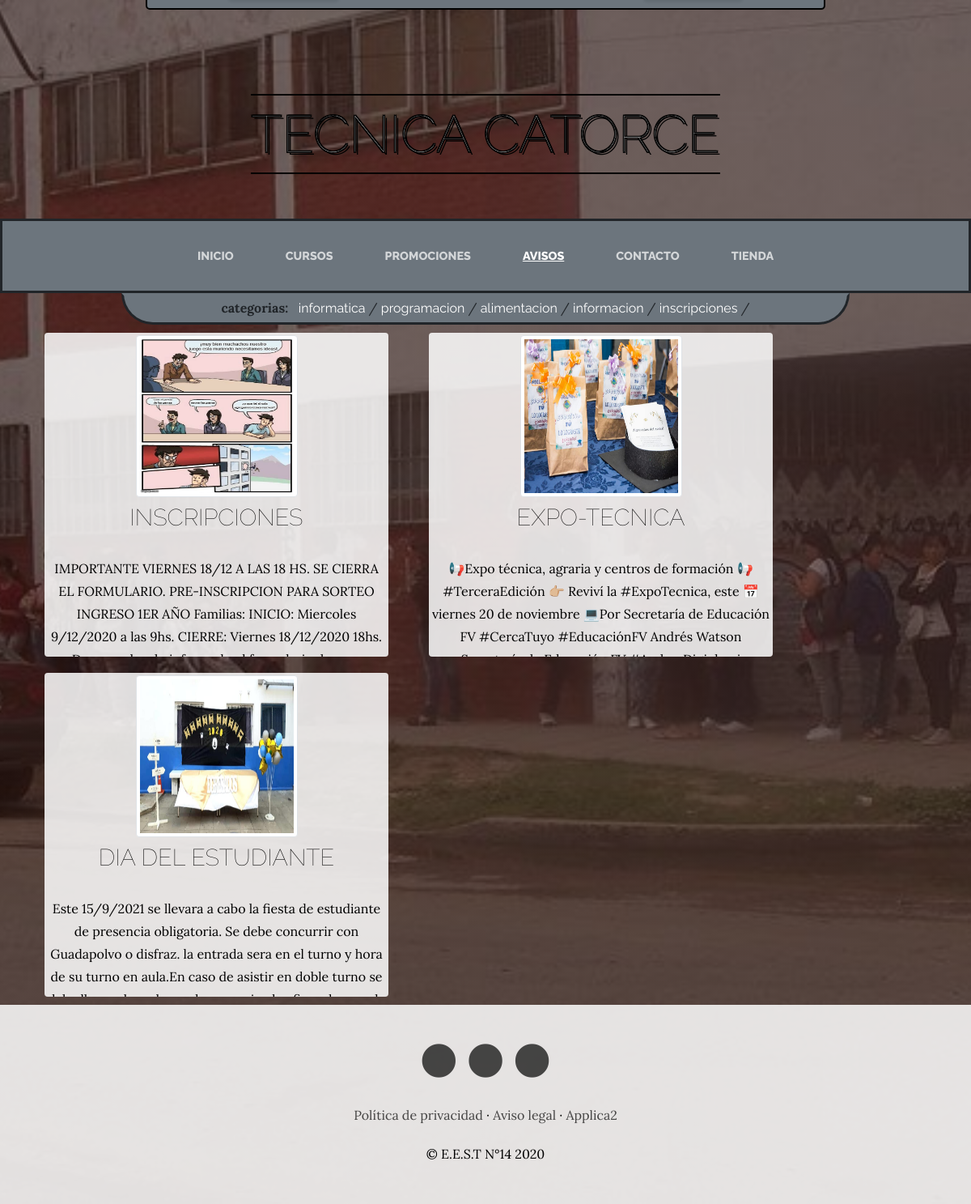
/informacion/categoria/4/, run on the app's committed database.
### informacion/models.py (models this page shows, shortened)
class Categoria(models.Model):
    nombre = models.CharField(max_length=50)
    created = models.DateField(auto_now_add=True)
    update = models.DateField(auto_now_add=True)
    class Meta():
        verbose_name = "categoria"
        verbose_name_plural = "categorias"

class Post(models.Model):
    titulo = models.CharField(max_length=40)
    contenido = models.TextField()
    imagen = models.ImageField(upload_to="post", null=True, blank=True)
    autor = models.ForeignKey(User, on_delete = models.CASCADE)
    created = models.DateField(auto_now_add=True)
    categorias = models.ManyToManyField(Categoria)
    update = models.DateField(auto_now_add=True)
    class Meta():
        verbose_name = "post"
        verbose_name_plural = "posts"

### informacion/views.py (the view)
# urls.py: path('categoria/<int:categoria_id>/', views.categoria, name="Categoria"),
def categoria(request, categoria_id):
    titulo = "categoria"
    id_categoria = Categoria.objects.get(id=categoria_id)
    post = Post.objects.filter(categorias=id_categoria)
    categorias = Categoria.objects.all()
    return render(request, "informacion/categoria.html", {"categoria_id":id_categoria, "post":post,"titulo":titulo, "categoria":categorias, })

### informacion/templates/informacion/categoria.html (shortened to what this page needs)
{% extends "sitio_web_app/base.html" %}
{% load static %}
{% block content %}
    <section>
        <div class="informacion">
            <div class="informacion-div">
                <b> categorias: &nbsp;</b>
                {% for categoria in categoria%}
                    <a class="informacion-div-a" href="../../categoria/{{categoria.id}}/">
                        {{categoria.nombre}}
                    </a>
                    /
                {% endfor %}
            </div>
        </div>
    </section>
    <div class="container">
        <div class="row">
            {% for post in post %}
                <div class="col-sm-4 col-lg-4 col-xl-5">
                    <div class="blog align-items-center">
                        <div class="blog-text left-0 text-left bg-faded p-5 rounded">
                            <img class="blog-img img-thumbnail mb-3 mb-lg-0 rounded mx-auto d-block w3-card-4" src="{{post.imagen.url}}" alt="">
                            <h2 class="section-heading mb-4" >
                                <p class="section-heading-lower" style="text-align: center; font-size: 0.9em;">{{post.titulo}}</p>
                            </h2>
                            <p class="mb-3" style="text-align: center; font-size: 1em;">{{post.contenido}} </p>
                        </div>
                    </div>
                </div>
            {% endfor %}
        </div>
    </div>
{% endblock %}

### sitio_web_app/static/sitio_web_app/css/gestion.css (style rules this page uses)
body { font-family: 'Lora'; background: linear-gradient(rgba(47, 23, 15, 0.65), rgba(47, 23, 15, 0.65)), url("../img/bg_main.jpg"); background-attachment: fixed; background-position: center; background-size: cover; }
h1, h2, h3, h4, h5, h6 { font-family: 'Raleway'; }
p { line-height: 1.75; }
.section-heading { text-transform: uppercase; }
.section-heading .section-heading-lower { display: block; font-size: 3rem; font-weight: 100; text-align: center; color:black; }
.bg-faded { background-color: rgba(255, 255, 255, 0.85); }
@media (min-width: 992px) { .mb-3 { color: black; } }
@media (min-width: 300px) { .informacion { width: 100%; height: 50px; } }
@media (min-width: 992px) { .informacion { margin: auto; width: 75%; } }
.informacion { height: auto; background-color: #6c757d; text-align: center; font-size: 1em; overflow-y: hidden; border: 3px solid; border-top-color: transparent; border-bottom-left-radius: 50px; border-bottom-right-radius: 50px; }
.informacion-div { margin: 3px; padding-bottom: 2px; vertical-align: auto; }
.informacion-div-a { text-decoration: none; color:white; font-family: 'Raleway'; }
.blog { display: block; padding: 0px !important; margin: 0px; }
.blog-text { overflow:hidden; height: 400px; padding: 3px !important; margin: 10px; }
.blog-img { height: 200px; width: 200px; margin:auto; }

### data on the page
Categoria: nombre "informatica"
Categoria: nombre "programacion"
Categoria: nombre "alimentacion"
Categoria: nombre "informacion"
Categoria: nombre "inscripciones"
Post: imagen (picture), titulo "INSCRIPCIONES", contenido "IMPORTANTE VIERNES 18/12 A LAS 18 HS. SE CIERRA EL FORMULARIO. PRE-INSCRIPCION PARA SORTEO INGRESO 1ER AÑO Familias: INICIO: Miercoles 9/12/2020 a las 9hs. CIERRE: Viernes 18/12/2020 18hs.…"
Post: imagen (picture), titulo "EXPO-TECNICA", contenido "📢Expo técnica, agraria y centros de formación 📢 #TerceraEdición 👉🏼 Reviví la #ExpoTecnica, este 📅viernes 20 de noviembre 💻Por Secretaría de Educación FV #CercaTuyo #EducaciónFV Andrés Watson…"
Post: imagen (picture), titulo "DIA DEL ESTUDIANTE", contenido "Este 15/9/2021 se llevara a cabo la fiesta de estudiante de presencia obligatoria. Se debe concurrir con Guadapolvo o disfraz. la entrada sera en el turno y hora de su turno en aula.En caso de asistir en doble turno se…"
